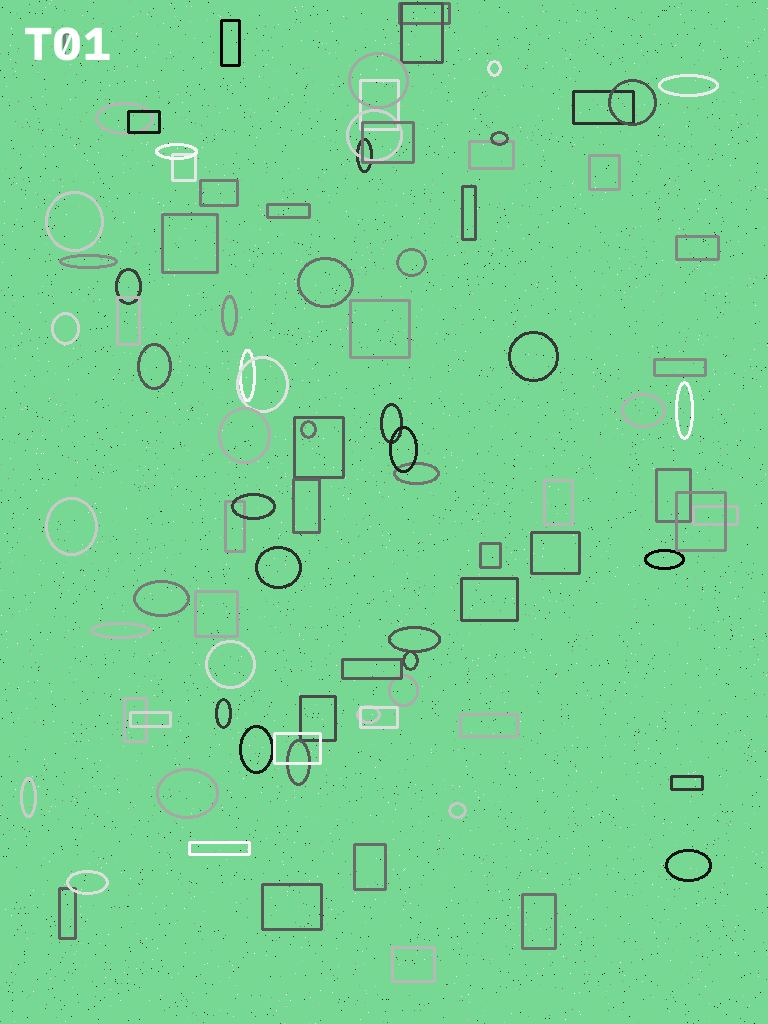
#> input picture backend/var/panorama_smoke/frames/target_01.jpg, 768 x 1024 px
$ python -i features.py   (imports and definitions only)
#> lines starting #> are read from the running program, lines starting #| are printed output that depends on the picture
"""ORB-primary feature extraction, with SIFT as a selective fallback.

## Why ORB runs first

ORB is roughly an order of magnitude cheaper than SIFT on the same frame and
its binary descriptors match with a Hamming distance, so the *designated*
neighbour pairs — the ones the capture plan says must connect — are all
attempted with ORB before anything expensive happens. Most well-exposed
interior pairs connect on ORB alone.

ORB is not, however, a substitute for SIFT on the frames that are genuinely
hard: a dim corner, a low-contrast ceiling, or a repeated tile pattern. For
those, and only those, the caller escalates to SIFT (see
``matching.verify_pair_cascaded``). That keeps the common case fast without
lowering the verification bar where it matters — the fallback is decided by a
measured verdict, never by a feature count.

## The cache

Incremental matching means the same photograph is matched against several
neighbours, and the worker re-runs a session after a failure. Re-detecting
features every time costs about 25 ms (ORB) to 120 ms (SIFT) per 1 MP frame;
caching them turns the second and later passes into a disk read.

The cache key covers the file's identity (path, size, mtime), the decode
resolution, the detector and that detector's parameters, so a replaced
photograph, a switched detector or a changed threshold can never be served a
stale descriptor set. The cache lives under ``backend/var/alignment_cache`` —
derived data only, never a source of truth, safe to delete at any time.
"""

from __future__ import annotations

import hashlib
import json
import logging
import math
import os
import threading
from dataclasses import dataclass
from pathlib import Path

import numpy as np

logger = logging.getLogger("sitewise.panorama.alignment.features")

try:  # OpenCV is optional at import time so the package stays importable.
    import cv2
except Exception:  # pragma: no cover - exercised only on a broken install
    cv2 = None  # type: ignore[assignment]

#: Long side of the image features run on. 0.6–1.0 MP keeps ≈2 000 stable
#: features on an indoor frame while bounding both time and memory.
MATCHING_LONG_SIDE_PX = 1_024
#: SIFT contrast threshold. Lower finds more features on plain walls, at the
#: cost of more spurious ones that RANSAC then rejects.
SIFT_CONTRAST_THRESHOLD = 0.012
SIFT_EDGE_THRESHOLD = 12.0
SIFT_SIGMA = 1.6
#: Cap on descriptors per frame; beyond this the added features are almost all
#: on texture-less surfaces and only slow the ratio test down.
MAX_FEATURES = 3_000
#: Above this count the strongest responses are kept, mirroring OpenCV's own
#: behaviour without needing its internal ordering.

#: Descriptor families. The kind travels with the descriptor set because it
#: decides the matching distance (Hamming for binary, L2 for float), and mixing
#: the two in one comparison would be meaningless.
DESCRIPTOR_ORB = "orb"
DESCRIPTOR_SIFT = "sift"

#: ORB parameters. 1 200 features at 1.2× scale with 8 levels is the standard
#: indoor setting: enough for a wall with a picture on it, cheap enough that
#: 96 designated pairs finish in a couple of seconds. The FAST threshold is
#: lowered from OpenCV's default 20 to 12 because an unfurnished room is
#: genuinely low-contrast; RANSAC still has to agree before an edge is used.
ORB_FEATURES = 1_200
ORB_SCALE_FACTOR = 1.2
ORB_LEVELS = 8
ORB_EDGE_THRESHOLD = 19
ORB_FAST_THRESHOLD = 12
ORB_PATCH_SIZE = 31
ORB_WTA_K = 2
#: Cap on ORB descriptors, matching ``MAX_FEATURES``'s role.
ORB_MAX_FEATURES = 1_500

#: Bumped when either detector's parameters or the cache layout change, so a
#: stale descriptor set can never be served to a new pipeline.
FEATURE_CACHE_VERSION = "orb-sift-v3"

_CACHE_ROOT = (
    Path(__file__).resolve().parents[4] / "var" / "alignment_cache"
)
_CACHE_ENABLED = os.environ.get("SITEWISE_ALIGNMENT_CACHE", "1") != "0"
_lock = threading.Lock()


@dataclass(frozen=True, slots=True)
class FeatureSet:
    """Keypoints and descriptors for one photograph.

    ``points`` is ``(N, 2)`` in **matching-resolution pixels**, i.e. the same
    coordinate system ``descriptors`` was extracted in and the same one the
    reprojection error is quoted in. ``scale`` converts those pixels back to
    the saved image, which is what the camera intrinsics are expressed in.

    ``kind`` is :data:`DESCRIPTOR_ORB` or :data:`DESCRIPTOR_SIFT`. It is part of
    the value, not a caller convention: the matching distance follows from it
    (Hamming for ORB's 32-byte binary rows, L2 for SIFT's 128-float rows) and a
    pair whose two sets disagree is refused rather than silently mismatched.
    """

    points: np.ndarray
    descriptors: np.ndarray
    width: int
    height: int
    scale: float
    source_width: int
    source_height: int
    kind: str = DESCRIPTOR_SIFT

    @property
    def count(self) -> int:
        return int(self.points.shape[0])

    @property
    def is_orb(self) -> bool:
        return self.kind == DESCRIPTOR_ORB

    @property
    def is_usable(self) -> bool:
        return self.count >= 8

    # [4 lines left out: function to_saved_pixels, not called in this run]


def _cache_path(key: str) -> Path:
    return _CACHE_ROOT / key[:2] / f"{key}.npz"


def _file_key(path: Path, stat: os.stat_result, kind: str) -> str:
    payload = json.dumps(
        {
            "v": FEATURE_CACHE_VERSION,
            "path": str(path.resolve()),
            "size": stat.st_size,
            "mtime_ns": stat.st_mtime_ns,
            "long_side": MATCHING_LONG_SIDE_PX,
            "kind": kind,
            # Only the parameters of the detector actually used, so an ORB
            # entry is not invalidated by a SIFT tuning change and vice versa.
            "contrast": SIFT_CONTRAST_THRESHOLD if kind == DESCRIPTOR_SIFT else None,
            "edge": SIFT_EDGE_THRESHOLD if kind == DESCRIPTOR_SIFT else None,
            "sigma": SIFT_SIGMA if kind == DESCRIPTOR_SIFT else None,
            "orb": (
                {
                    "n": ORB_FEATURES,
                    "scale": ORB_SCALE_FACTOR,
                    "levels": ORB_LEVELS,
                    "edge": ORB_EDGE_THRESHOLD,
                    "fast": ORB_FAST_THRESHOLD,
                    "patch": ORB_PATCH_SIZE,
                    "wta": ORB_WTA_K,
                }
                if kind == DESCRIPTOR_ORB
                else None
            ),
        },
        sort_keys=True,
    )
    return hashlib.sha256(payload.encode("utf-8")).hexdigest()


def _load_cache(key: str) -> FeatureSet | None:
    if not _CACHE_ENABLED:
        return None
    target = _cache_path(key)
    try:
        with np.load(target, allow_pickle=False) as data:
            return FeatureSet(
                points=data["points"],
                descriptors=data["descriptors"],
                width=int(data["width"]),
                height=int(data["height"]),
                scale=float(data["scale"]),
                source_width=int(data["source_width"]),
                source_height=int(data["source_height"]),
                kind=str(data["kind"]) if "kind" in data else DESCRIPTOR_SIFT,
            )
    except (OSError, KeyError, ValueError):
        return None


def _store_cache(key: str, features: FeatureSet) -> None:
    if not _CACHE_ENABLED:
        return
    target = _cache_path(key)
    try:
        target.parent.mkdir(parents=True, exist_ok=True)
        tmp = target.with_suffix(".tmp.npz")
        np.savez_compressed(
            tmp,
            points=features.points,
            descriptors=features.descriptors,
            width=np.int32(features.width),
            height=np.int32(features.height),
            scale=np.float64(features.scale),
            source_width=np.int32(features.source_width),
            source_height=np.int32(features.source_height),
            kind=np.array(features.kind),
        )
        os.replace(tmp, target)
    except OSError:
        logger.debug("Descriptor cache write failed for %s", target, exc_info=True)


# [12 lines left out: function clear_feature_cache, not called in this run]


def _decode(path: Path) -> tuple[np.ndarray, float, tuple[int, int]] | None:
    """Decode at the matching resolution; return ``(grey, scale, source_size)``."""
    if cv2 is None:
        return None
    image = cv2.imread(str(path), cv2.IMREAD_COLOR)
#> image is the input picture: shape (1024, 768, 3); mean B, G, R 147.4, 211.8, 119.7
    if image is None or image.size == 0:
        return None
    source_h, source_w = image.shape[:2]
#> source_h = 1024; source_w = 768
    long_side = max(source_w, source_h)
#> long_side = 1024
    scale = 1.0 if long_side <= MATCHING_LONG_SIDE_PX else MATCHING_LONG_SIDE_PX / long_side
#> scale = 1
    if scale < 1.0:
        target_w = max(1, int(round(source_w * scale)))
        target_h = max(1, int(round(source_h * scale)))
        image = cv2.resize(image, (target_w, target_h), interpolation=cv2.INTER_AREA)
        # Report the scale actually achieved so pixel maths stays exact.
        scale = target_w / source_w
    grey = cv2.cvtColor(image, cv2.COLOR_BGR2GRAY)
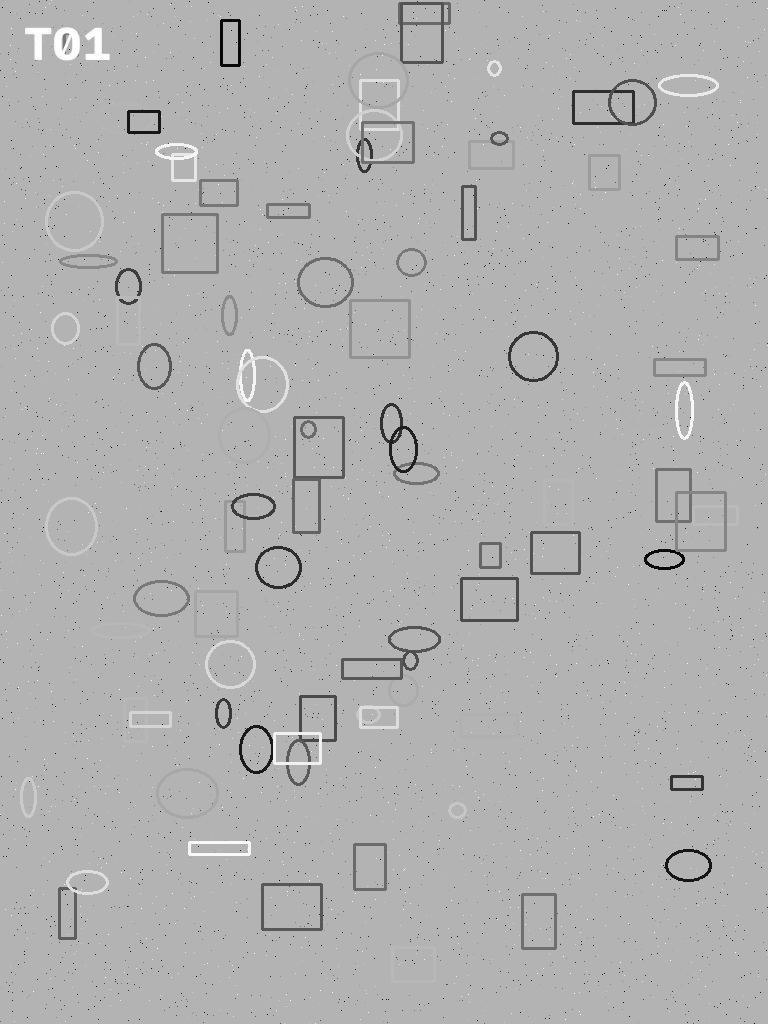
#> grey: shape (1024, 768); min 2, max 255, mean 176.8
    return grey, scale, (source_w, source_h)


# [43 lines left out: functions _empty, _detect_orb, not called in this run]


def _detect_sift(grey: np.ndarray) -> tuple[np.ndarray, np.ndarray]:
    detector = cv2.SIFT_create(
        nfeatures=MAX_FEATURES,
        contrastThreshold=SIFT_CONTRAST_THRESHOLD,
        edgeThreshold=SIFT_EDGE_THRESHOLD,
        sigma=SIFT_SIGMA,
    )
    keypoints, descriptors = detector.detectAndCompute(grey, None)
    if keypoints is None or descriptors is None or len(keypoints) == 0:
        return np.zeros((0, 2), dtype=np.float32), np.zeros((0, 128), dtype=np.float32)
    points = np.array([kp.pt for kp in keypoints], dtype=np.float32)
    descriptors = np.asarray(descriptors, dtype=np.float32)
    if descriptors.shape[0] > MAX_FEATURES:
        order = np.argsort([-kp.response for kp in keypoints])[:MAX_FEATURES]
        points = points[order]
        descriptors = descriptors[order]
    return points, descriptors


def extract_features(
    path: str | Path,
    *,
    kind: str = DESCRIPTOR_SIFT,
) -> FeatureSet | None:
    """Features for [path], served from cache when the file is unchanged.

    [kind] selects the detector: :data:`DESCRIPTOR_ORB` (the primary path) or
    :data:`DESCRIPTOR_SIFT` (the fallback). Both are cached independently.

    Returns ``None`` when the file cannot be decoded — the caller records that
    as an unusable frame rather than inventing features for it.
    """
    if cv2 is None:
        raise RuntimeError(
            "OpenCV is required for image matching; install opencv-python-headless."
        )
    file_path = Path(path)
    try:
        stat = file_path.stat()
    except OSError:
        return None
    key = _file_key(file_path, stat, kind)
    with _lock:
        cached = _load_cache(key)
    if cached is not None:
        return cached

    decoded = _decode(file_path)
    if decoded is None:
        return None
    grey, scale, (source_w, source_h) = decoded
#> scale = 1; source_w = 768; source_h = 1024
    height, width = grey.shape[:2]
#> height = 1024; width = 768

    if kind == DESCRIPTOR_ORB:
        points, descriptors = _detect_orb(grey)
    else:
        points, descriptors = _detect_sift(grey)
#> in _detect_sift, `keypoints, descriptors = detector.detectAndCompute(grey, None)`: keypoints = 1652 keypoints; strongest (x, y, size): (271, 756, 2.4), (271, 742, 2.4), (239, 21, 3.1), (647, 556, 2.8)
#> in _detect_sift, `points = np.array([kp.pt for kp in keypoints], dtype=np.float32)`: points = 1652 pairs, first value 13.48 to 759.7, second value 3.12 to 1009.3

    if points.shape[0] == 0:
        features = _empty(kind, width, height, scale, source_w, source_h)
    else:
        features = FeatureSet(
            points=points,
            descriptors=descriptors,
            width=width,
            height=height,
            scale=scale,
            source_width=source_w,
            source_height=source_h,
            kind=kind,
        )
    with _lock:
        _store_cache(key, features)
    return features


def extract_orb_features(path: str | Path) -> FeatureSet | None:
    """ORB features — the primary detector. See :func:`extract_features`."""
    return extract_features(path, kind=DESCRIPTOR_ORB)


def extract_sift_features(path: str | Path) -> FeatureSet | None:
    """SIFT features — used only where ORB could not verify a required pair."""
    return extract_features(path, kind=DESCRIPTOR_SIFT)


# [23 lines left out: function footprint_overlap_fraction, not called in this run]


def descriptor_distance_floor() -> float:
    """Smallest plausible Lowe distance, used only to reject degenerate rows."""
    return 1e-6 if math.isfinite(1e-6) else 0.0


__all__ = [
    "DESCRIPTOR_ORB",
    "DESCRIPTOR_SIFT",
    "FEATURE_CACHE_VERSION",
    "FeatureSet",
    "MAX_FEATURES",
    "MATCHING_LONG_SIDE_PX",
    "ORB_FEATURES",
    "ORB_MAX_FEATURES",
    "SIFT_CONTRAST_THRESHOLD",
    "clear_feature_cache",
    "descriptor_distance_floor",
    "extract_features",
    "extract_orb_features",
    "extract_sift_features",
    "footprint_overlap_fraction",
]

>>> result = extract_features('../../../../var/panorama_smoke/frames/target_01.jpg')

$ run again, on backend/var/panorama_smoke/unrefined/panorama.jpg
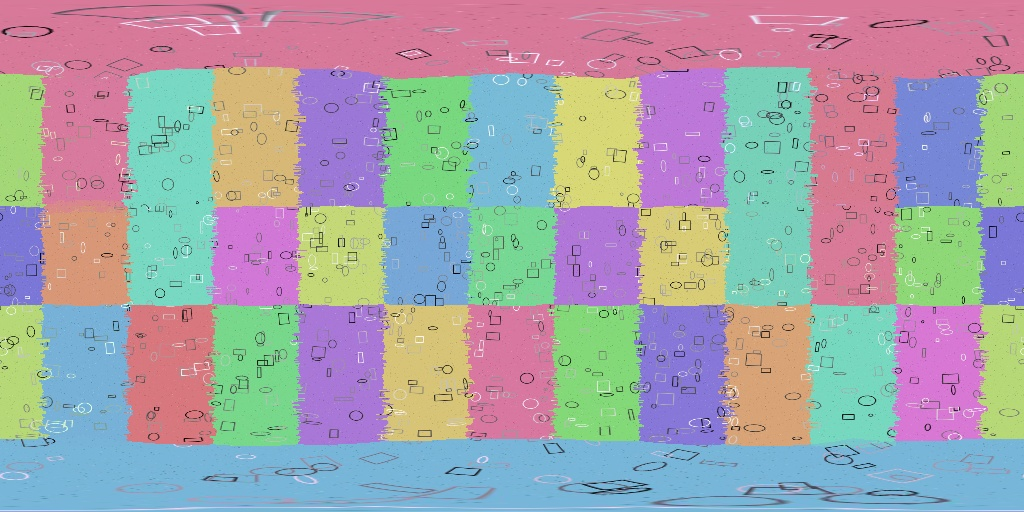
#> input picture backend/var/panorama_smoke/unrefined/panorama.jpg, 1024 x 512 px
#> in _decode, image is the input picture: shape (512, 1024, 3); mean B, G, R 169.1, 162.5, 165
#> in _decode, `grey = cv2.cvtColor(image, cv2.COLOR_BGR2GRAY)`:
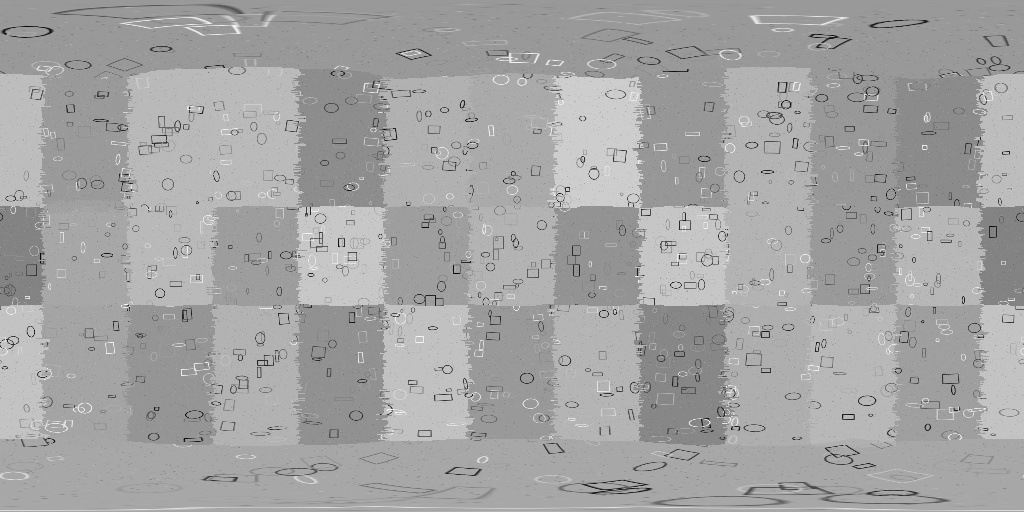
#> grey: shape (512, 1024); min 6, max 251, mean 164
#> in extract_features, `grey, scale, (source_w, source_h) = decoded`: scale = 1; source_w = 1024; source_h = 512
#> keypoints = 1950 keypoints; strongest (x, y, size): (306, 214, 2.1), (649, 489, 2.1), (925, 21, 2.4), (51, 31, 3.1)
#> in _detect_sift, `points = np.array([kp.pt for kp in keypoints], dtype=np.float32)`: points = 1950 pairs, first value 3.55 to 1020, second value 11.05 to 505.8
